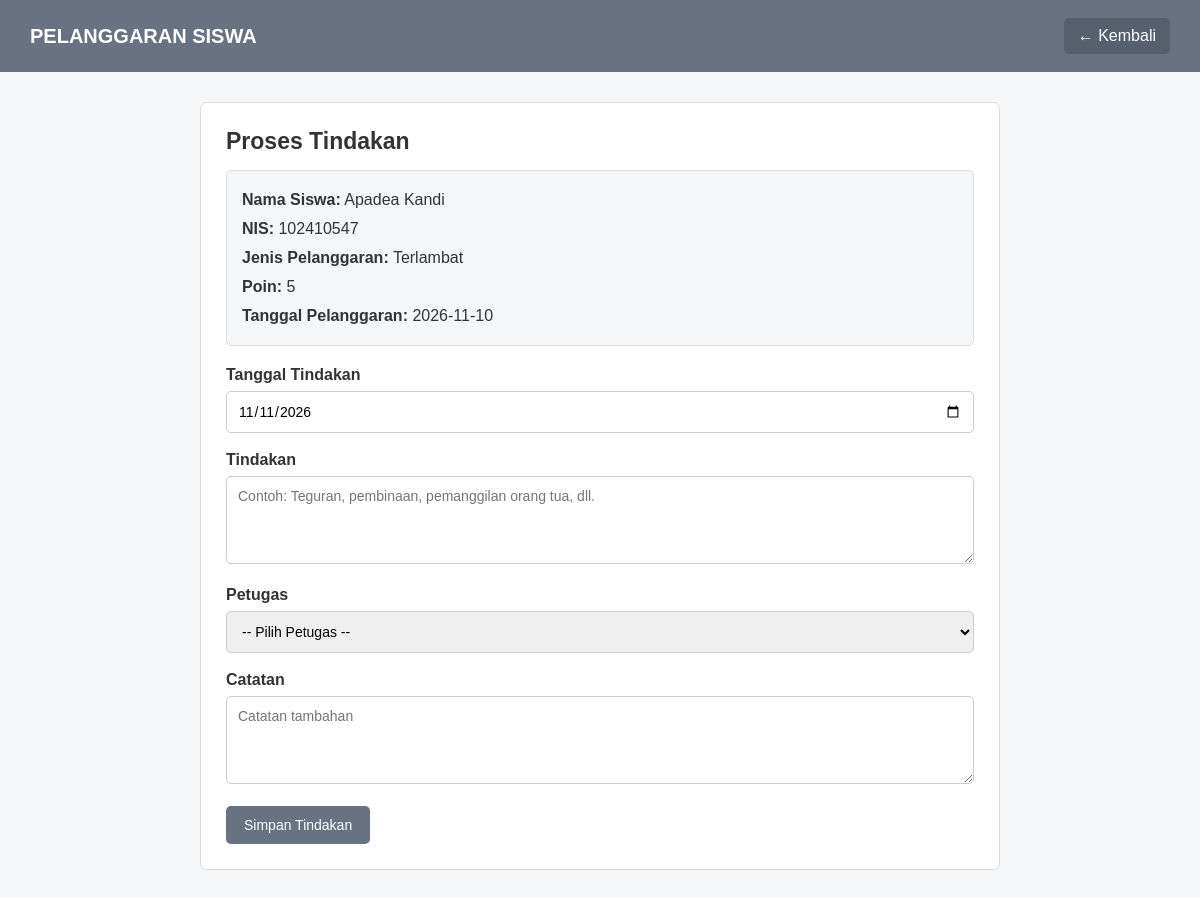
/tambah_tindakan.php?pelanggaran_id=12 (signed in), run on the app's committed database.
### tables this page shows
CREATE TABLE `pelanggaran` (
  `id` int(11) NOT NULL,
  `siswa_id` int(11) NOT NULL,
  `jenis_id` int(11) NOT NULL,
  `guru_id` int(11) DEFAULT NULL,
  `tanggal` date NOT NULL,
  `keterangan` text DEFAULT NULL,
  `status` varchar(50) DEFAULT 'tercatat'
);

CREATE TABLE `siswa` (
  `id` int(11) NOT NULL,
  `nis` varchar(20) NOT NULL,
  `nisn` varchar(20) DEFAULT NULL,
  `nama` varchar(150) NOT NULL,
  `jenis_kelamin` char(1) DEFAULT NULL,
  `tanggal_lahir` date DEFAULT NULL,
  `alamat` text DEFAULT NULL,
  `no_hp_ortu` varchar(20) DEFAULT NULL,
  `aktif` tinyint(1) DEFAULT 1,
  `status_aktif` tinyint(1) DEFAULT 1,
  `created_at` timestamp NOT NULL DEFAULT current_timestamp(),
  `updated_at` timestamp NOT NULL DEFAULT current_timestamp() ON UPDATE current_timestamp()
);

CREATE TABLE `jenis_pelanggaran` (
  `id` int(11) NOT NULL,
  `kategori_id` int(11) DEFAULT NULL,
  `nama` varchar(150) NOT NULL,
  `poin` int(11) DEFAULT 0,
  `keterangan` text DEFAULT NULL,
  `status_aktif` tinyint(1) DEFAULT 1
);

### tambah_tindakan.php (the view, shortened to what this page needs)
<?php
require_once "database.php";
$role = $_SESSION['role'] ?? '';
$pelanggaran_id = filter_input(
    INPUT_GET,
    'pelanggaran_id',
    FILTER_VALIDATE_INT
);
function ambilPelanggaran(
    $koneksi,
    $pelanggaran_id,
    $role,
    $kelas_id = 0,
    $tahun_id = 0
) {
    $sql = "
        SELECT
            p.id,
            p.tanggal,
            p.status,
            s.nama AS nama_siswa,
            s.nis,
            jp.nama AS nama_pelanggaran,
            jp.poin
        FROM pelanggaran p
        INNER JOIN siswa s
            ON p.siswa_id = s.id
        INNER JOIN jenis_pelanggaran jp
            ON p.jenis_id = jp.id
        WHERE p.id = ?
          AND p.status = 'tercatat'
    ";
    $stmt = mysqli_prepare($koneksi, $sql);
    if ($role === 'wali_kelas') {
        mysqli_stmt_bind_param(
            $stmt,
            "iii",
            $pelanggaran_id,
            $kelas_id,
            $tahun_id
        );
    } else {
        mysqli_stmt_bind_param(
            $stmt,
            "i",
            $pelanggaran_id
        );
    }
    mysqli_stmt_execute($stmt);
    $hasil = mysqli_stmt_get_result($stmt);
    $data = mysqli_fetch_assoc($hasil);
    return $data ?: false;
}
$kelas_wali_id = 0;
$tahun_aktif_id = 0;
$data_pelanggaran = ambilPelanggaran(
    $koneksi,
    $pelanggaran_id,
    $role,
    $kelas_wali_id,
    $tahun_aktif_id
);
?>
<!DOCTYPE html>
<html lang="id">
<head>
</head>
<body>
<div class="header">
    <h2>PELANGGARAN SISWA</h2>
    <a href="tindakan.php" class="kembali">
        ← Kembali
    </a>
</div>
<div class="container">
    <div class="box">
        <h1>Proses Tindakan</h1>
        <div class="info">
            <strong>Nama Siswa:</strong>
            <?= htmlspecialchars($data_pelanggaran['nama_siswa']); ?><br>
            <strong>NIS:</strong>
            <?= htmlspecialchars($data_pelanggaran['nis']); ?><br>
            <strong>Jenis Pelanggaran:</strong>
            <?= htmlspecialchars($data_pelanggaran['nama_pelanggaran']); ?><br>
            <strong>Poin:</strong>
            <?= (int)$data_pelanggaran['poin']; ?><br>
            <strong>Tanggal Pelanggaran:</strong>
            <?= htmlspecialchars($data_pelanggaran['tanggal']); ?>
        </div>
        <form method="POST">
            <div class="form-group">
                <label>Tanggal Tindakan</label>
                <input
                    type="date"
                    name="tanggal"
                    value="<?= htmlspecialchars($_POST['tanggal'] ?? date('Y-m-d')); ?>"
                    required
                >
            </div>
            <div class="form-group">
                <label>Tindakan</label>
                <textarea
                    name="tindakan"
                    rows="4"
                    placeholder="Contoh: Teguran, pembinaan, pemanggilan orang tua, dll."
                    required
                ><?= htmlspecialchars($_POST['tindakan'] ?? ''); ?></textarea>
            </div>
            <div class="form-group">
                <label>Petugas</label>
                <select name="petugas_id">
                    <option value="">-- Pilih Petugas --</option>
                </select>
            </div>
            <div class="form-group">
                <label>Catatan</label>
                <textarea
                    name="catatan"
                    rows="4"
                    placeholder="Catatan tambahan"
                ><?= htmlspecialchars($_POST['catatan'] ?? ''); ?></textarea>
            </div>
            <button type="submit" class="btn">
                Simpan Tindakan
            </button>
        </form>
    </div>
</div>
</body>
</html>

### tambah_tindakan.php (style rules this page uses)
* { box-sizing: border-box; }
body { margin: 0; font-family: Arial, sans-serif; background: #f4f6f8; color: #333; }
.header { background: #687280; color: white; padding: 18px 30px; display: flex; justify-content: space-between; align-items: center; }
.header h2 { margin: 0; font-size: 20px; }
.kembali { background: #56606d; color: white; text-decoration: none; padding: 9px 14px; border-radius: 5px; }
.container { width: 90%; max-width: 800px; margin: 30px auto; }
.box { background: white; border: 1px solid #ddd; border-radius: 7px; padding: 25px; }
.box h1 { margin-top: 0; font-size: 23px; }
.info { background: #f4f6f8; border: 1px solid #ddd; border-radius: 5px; padding: 15px; margin-bottom: 20px; line-height: 1.8; }
.form-group { margin-bottom: 18px; }
label { display: block; font-weight: bold; margin-bottom: 7px; }
select, input, textarea { width: 100%; padding: 11px; border: 1px solid #ccc; border-radius: 5px; font-family: Arial, sans-serif; font-size: 14px; }
textarea { resize: vertical; }
.btn { background: #687280; color: white; border: none; padding: 11px 18px; border-radius: 5px; cursor: pointer; font-size: 14px; }

### data on the page
pelanggaran: siswa.nama "Apadea Kandi", siswa.nis "102410547", jenis.nama "Terlambat", jenis.poin "5", tanggal "2026-11-10"
